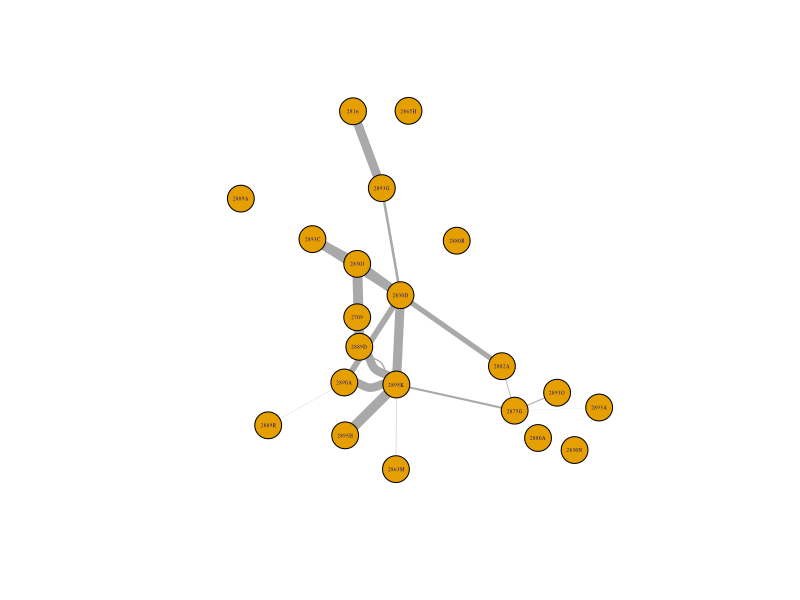
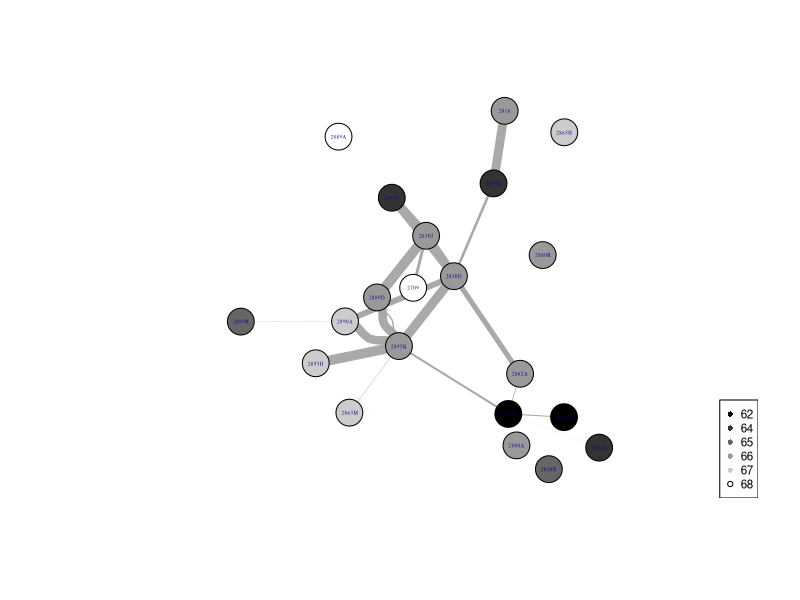
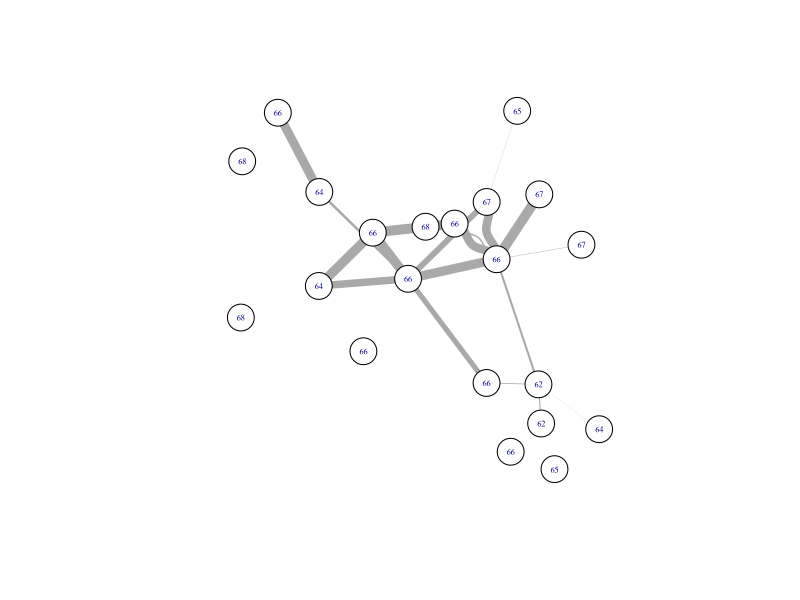

Write R code to recreate these figures, in order.
## ---- chunk 1
require(igraph)
## ---- chunk 2
mydata <- read.csv("ChromosomeNetwork.csv")
mydata
## ---- chunk 3
g<-graph.data.frame(mydata, directed=F)
g
V(g)
E(g)
E(g)$GR
V(g)$label.cex = 0.3
plot(g, layout = layout.auto, edge.width=(E(g)$GR)/10)

## ---- chunk 4
g2 <- g
V(g2)$X2n <- c(68, 66, 66, 66, 65, 68, 62, 66, 66, 66, 68, 66, 67, 64, 64, 62, 67, 66, 64, 65, 67)
V(g2)$color <- c("white", "gray60", "gray60","gray60","gray40","gray80","black","gray60","gray60","gray60", "white", "gray60", "gray80", "gray20","gray20","black", "gray80","gray60","gray20","gray40","gray80")   
V(g2)$label.cex = 0.3
plot(g2, layout = layout.auto, edge.width=(E(g)$GR)/10)
legend("bottomright", c("62","64","65", "66", "67", "68"),pch=c(16,16,16,16,16,1),col=c("black", "gray20", "gray40", "gray60", "gray80", "black"),cex=0.7)

## ---- chunk 5
g3 <- g
V(g3)$name <- as.character(V(g2)$X2n)
V(g3)$color <- rep("white", 21)
V(g3)$label.cex = 0.5
plot(g3, edge.width=(E(g)$GR)/10)

## ---- chunk 6
sessionInfo()
